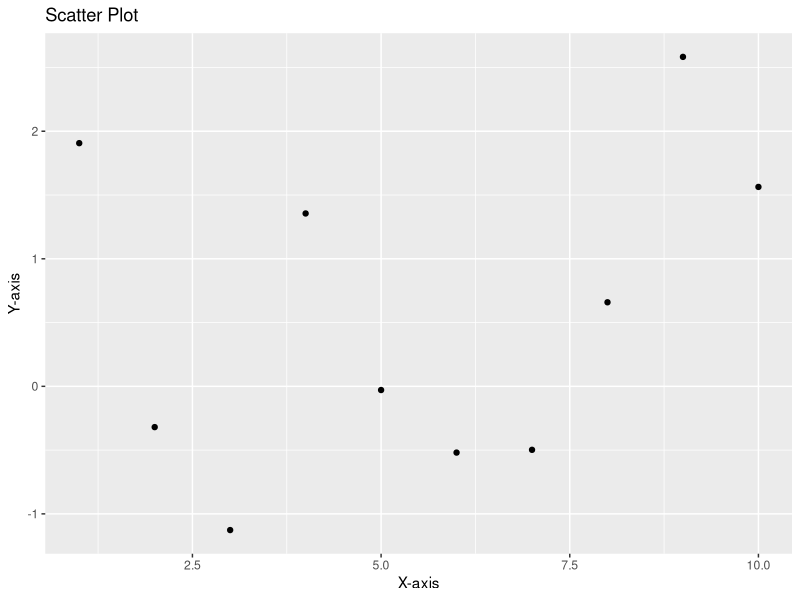
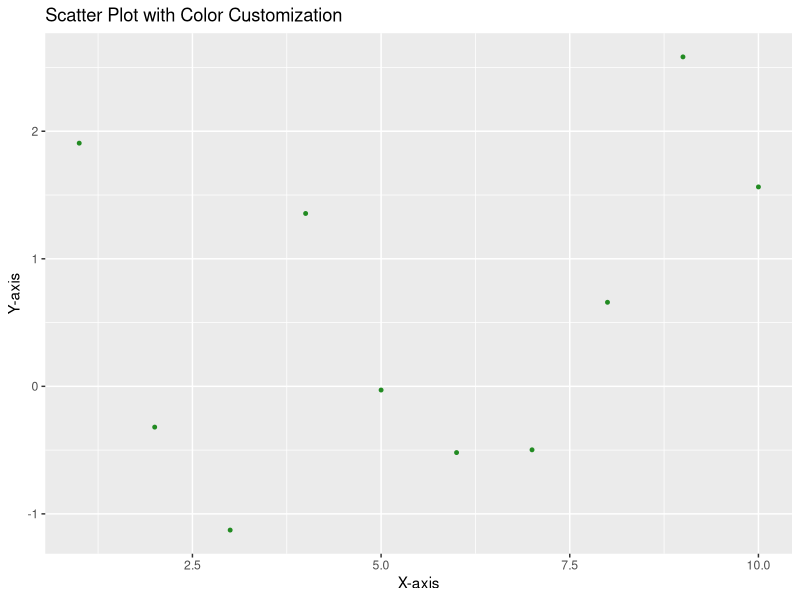
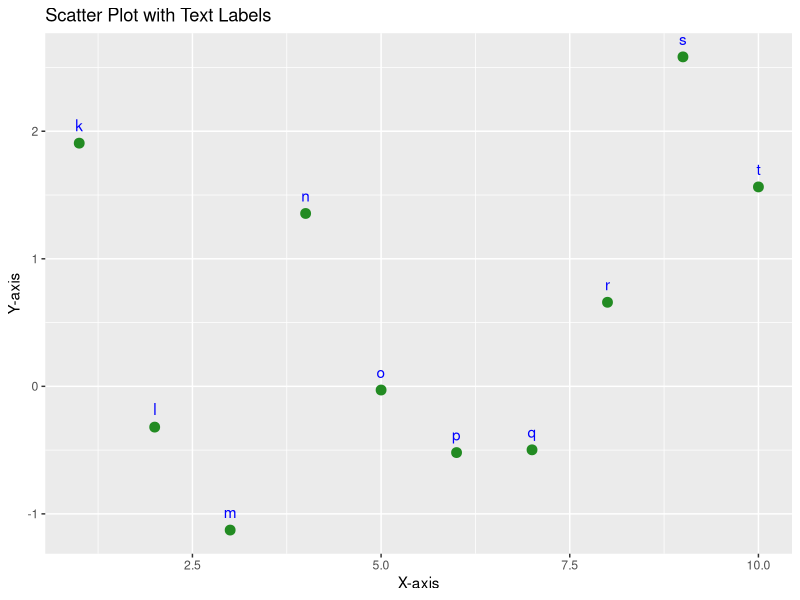
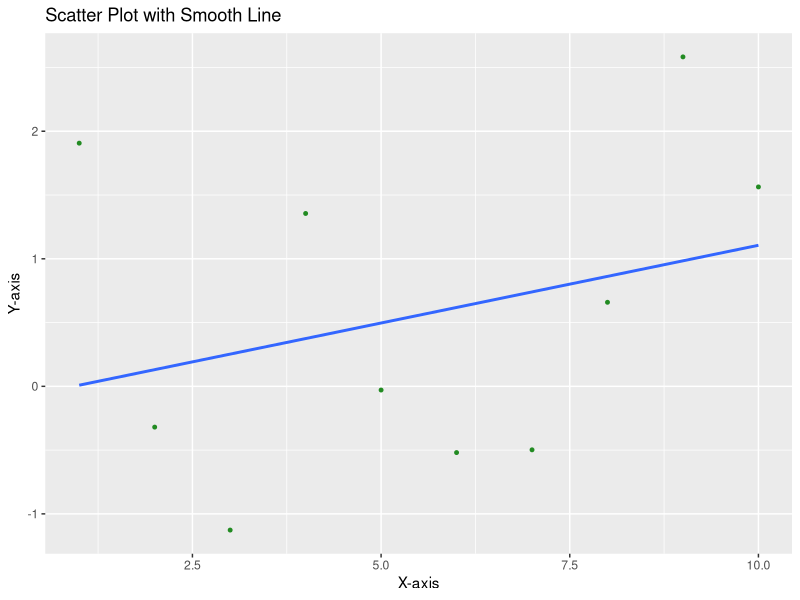
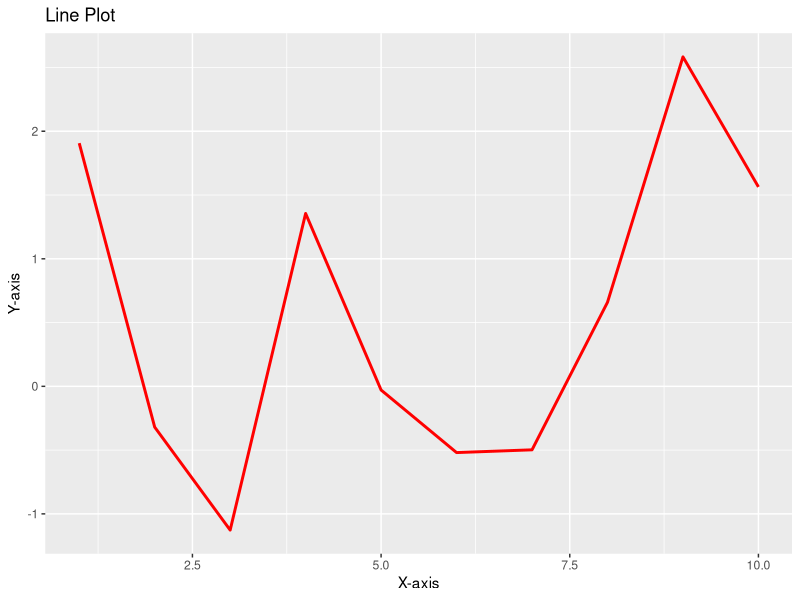
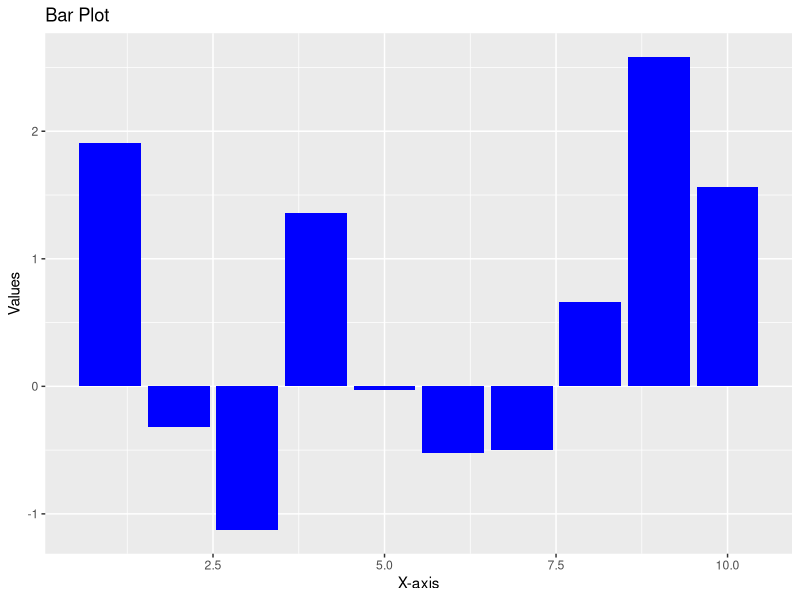

Source code (R) for these figures, in order:
# Step1:
# install.packages("ggplot2")
library(ggplot2)

# Step2:
data <- data.frame(
  a = 1:10,
  b = rnorm(10),
  label = letters[11:20]
)

print(data)

# Step3:

# 3.1.1 Scatter plot
ggplot(data = data, aes(x = a, y = b)) +
  geom_point() +
  labs(title = "Scatter Plot", x = "X-axis", y = "Y-axis")

# 3.1.2 Scatter plot with color customization
ggplot(data = data, aes(x = a, y = b)) +
  geom_point(color = "forestgreen", size = 1) +
  labs(title = "Scatter Plot with Color Customization", x = "X-axis", y = "Y-axis")

# 3.1.3 Scatter plot with text labels
ggplot(data = data, aes(x = a, y = b)) +
  geom_point(color = "forestgreen", size = 3) +
  geom_text(aes(label = label), vjust = -1, color = "blue") +
  labs(title = "Scatter Plot with Text Labels", x = "X-axis", y = "Y-axis")

# 3.1.4 Scatter plot with smooth line
ggplot(data = data, aes(x = a, y = b)) +
  geom_point(color = "forestgreen", size = 1) +
  geom_smooth(method = "lm", se = FALSE) +
  labs(title = "Scatter Plot with Smooth Line", x = "X-axis", y = "Y-axis")

# 3.2 Line plot 
ggplot(data = data, aes(x = a, y = b)) +
  geom_line(color = "red", size = 1) +
  labs(title = "Line Plot", x = "X-axis", y = "Y-axis")

# 3.3 Bar plot
ggplot(data = data, aes(x = a, y = b)) +
  geom_bar(stat = "identity", fill = "blue") +
  labs(title = "Bar Plot", x = "X-axis", y = "Values")
